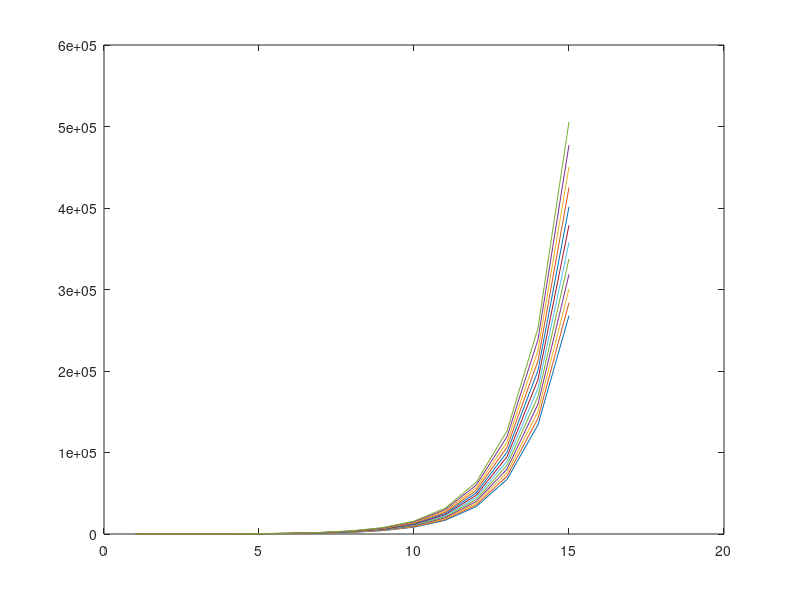
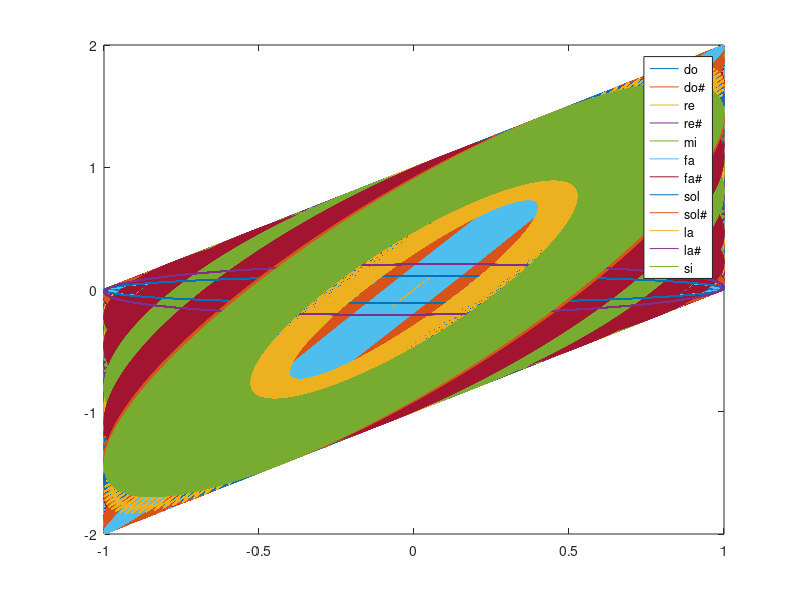

Reproduce these figures in MATLAB, in order.
baseLya= 27.5;% либо 25.9375 либо 27
countOctave = 15;
countnote = 12;
noteNatural = zeros(countOctave,countnote);
noteequal = zeros(countOctave,countnote);
basedo = zeros(countOctave,1);

%Генерация нот в равномерном соотношении
% Можно заранее высчитать соотношения, ведь они одинаковые
tone_up = 1.0594630943592953;
tone_down = 0.9438743126816934;
basedo(1,1) = baseLya*0.9438743126816934^9;

%Основной цикл
for i =1:countOctave
    for j=1:countnote
        if j == 10 
            noteNatural(i,j) = baseLya*2^(i-1);
        
        else
            noteNatural(i,j) = basedo(i,1)*tone_up^(j-1);

        end

    end
    basedo(i+1,1) = noteNatural(i,j)*tone_up;
    %noteNatural(i+1,10) = noteNatural(i,j);

end
for j=1:12
    plot(noteNatural(:,j))
    hold on
end
hold off
for m=1:15
    for k=1:countnote
        figure (2);

        Fs=80000;%частота дискретизации
        dt=1/Fs;
        t =0:dt:0.1;
        f=noteNatural(m,k);
        y=cos(2*pi*f*t);
        dy=diff(y);
        
        %plot(t,y);
        %axis equal;
        plot(y(2:length(y)),dy);
        hold on

    end   
end
legend('do','do#','re','re#','mi','fa','fa#','sol','sol#','la','la#','si')
% Генерация нот в натуральном соотношении, уже интереснее

% 
% для "октава" в количестве "колтчество_октав":


%     noteequal(1,1) = baseLya;
%     noteequal(1,2) =  noteequal(1,1)*(16/15);
%     noteequal(1,3) =  noteequal(1,2)*1.0546875;
%     noteequal(1,4) =  noteequal(1,1)*0.96;
%     noteequal(1,5) =  noteequal(1,4)*0.9375;
%     noteequal(1,6) =  noteequal(1,5)*0.9375;
%     noteequal(1,7) =  noteequal(1,6)*(128/135);
%     noteequal(1,8) =  noteequal(1,7)*0.9375;
%     noteequal(1,9) =  noteequal(1,8)*0.96;
%     noteequal(1,10) = noteequal(1,9)*0.9375;
%     noteequal(1,11) = noteequal(1,10)*(128/135);
%     noteequal(1,12) = noteequal(1,11)*0.9375;
% 
%     for j=1:12
%         plot(noteequal(1,:))
%         hold on
%     end
%     hold off
%     for m=1:1
%         for k=1:countnote
%             figure (2);
% 
%             Fs=80000;%частота дискретизации
%             dt=1/Fs;
%             t =0:dt:0.1;
%             f=noteequal(m,k);
%             y=cos(2*pi*f*t);
%             dy=diff(y);
% 
%             %plot(t,y);
%             %axis equal;
%             plot3(y(2:length(y)),dy,t(2:length(y)));
%             hold on
% 
%         end
%     end
%     legend('do','do#','re','re#','mi','fa','fa#','sol','sol#','la','la#','si')


